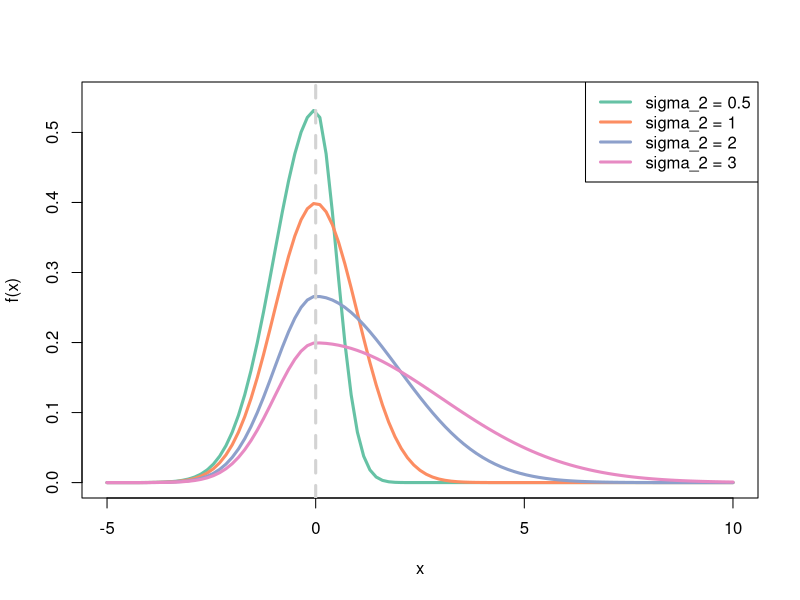

Write R code to recreate this figure.
# Plots for Problem 2 (Set 1)

# c)
dens_splitnorm <- function(sd1, sd2, mu = 0) {
  return(function(x) ifelse(x <= mu,
                            2*sd1/(sd1+sd2)*dnorm(x, mu, sd1), 
                            2*sd2/(sd1+sd2)*dnorm(x, mu, sd2)))
}

library(RColorBrewer) # Provides color palettes through brewer.pal()
# display.brewer.all() # Shows all available color palettes

# Choice of sigma_2
sd2_vec <- c(0.5, 1, 2, 3)

colors <- brewer.pal(length(sd2_vec), "Set2")

# # Create PDF
# pdf(file = paste0(getwd(), "/plot_skew_dens.pdf"),
#     height = 10,
#     width = 15,
#     pointsize = 25)

plot(NA, xlim = c(-5,10), ylim = c(0,0.55),
     xlab = "x", ylab = "f(x)", lwd = 3)
for(i in 1:length(sd2_vec)){
  plot(dens_splitnorm(sd1 = 1, sd2 = sd2_vec[i]),
       xlim = c(-5,10), col = colors[i], add = TRUE,
       lwd = 3)
}
abline(v = 0, lty = 2, lwd = 3, col = "lightgrey")
legend("topright",
       legend = paste0("sigma_2 = ", sd2_vec),
       lty = 1,col = colors, lwd = 3)

# # End PDF
# dev.off()
